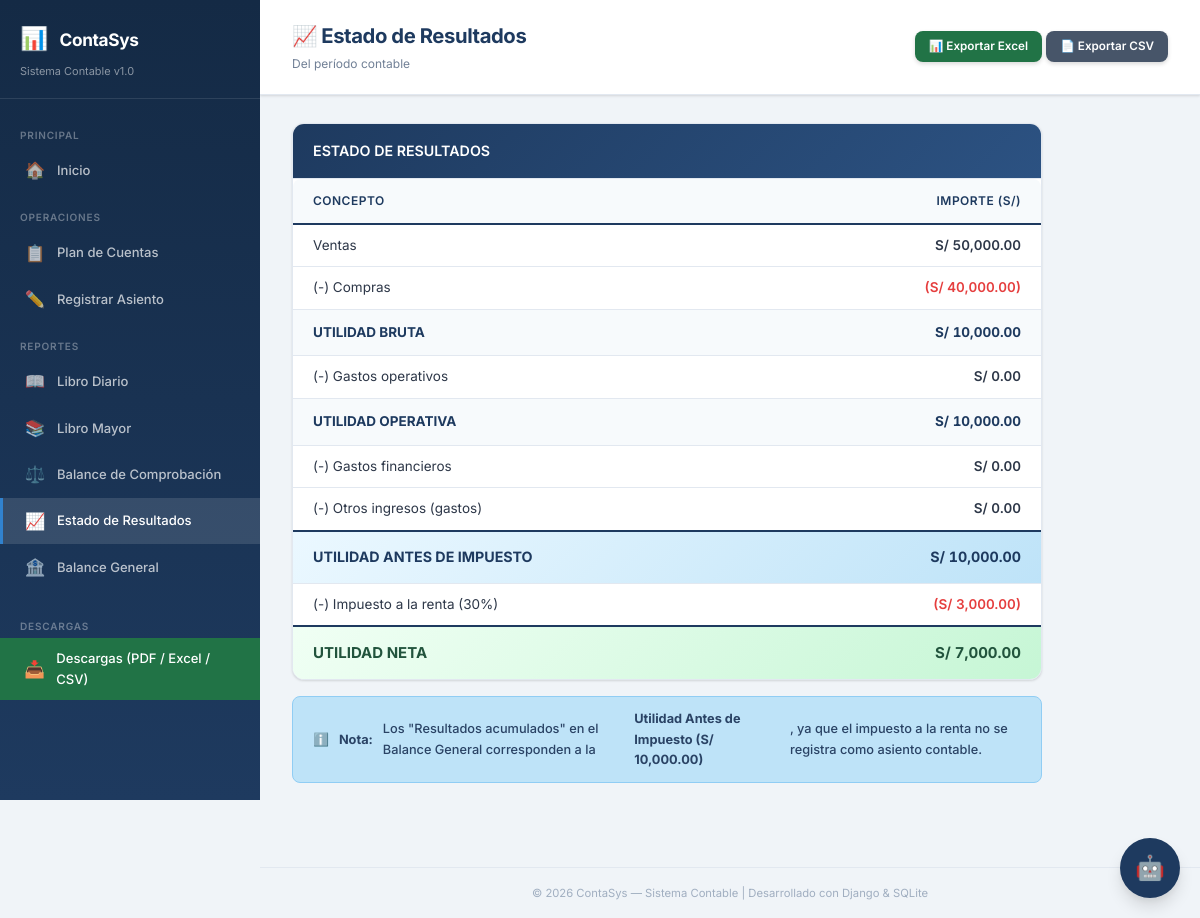
/reportes/estado-resultados/, run on an earlier commit of the app's database.
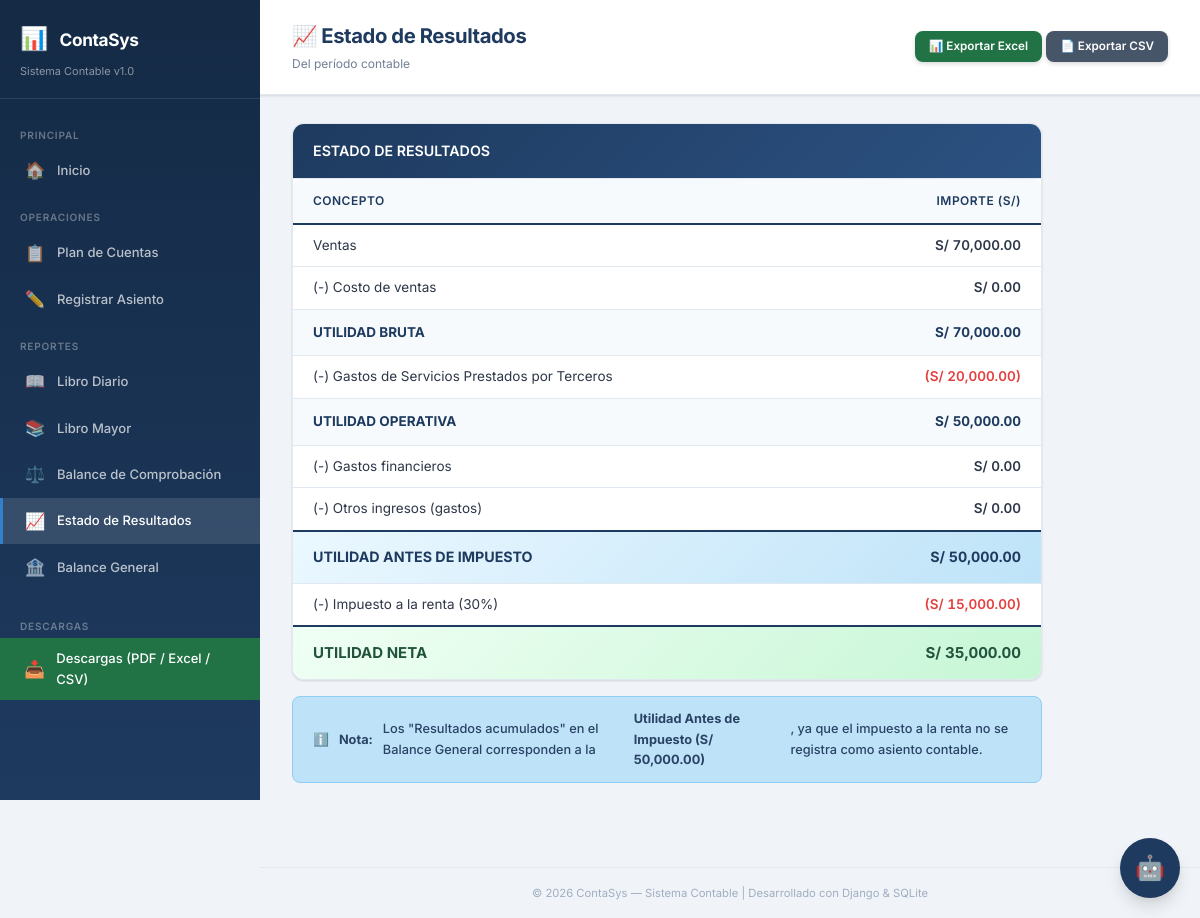
And on a later commit of the database.
### core/models.py (models this page shows, shortened)
class CuentaContable(models.Model):
    TIPO_CHOICES = [
        ('activo', 'Activo'),
        ('pasivo', 'Pasivo'),
        ('patrimonio', 'Patrimonio'),
        ('ingreso', 'Ingreso'),
        ('gasto', 'Gasto'),
    ]
    SUBCATEGORIA_CHOICES = [
        ('', 'General'),
        ('activo_corriente', 'Activo corriente'),
        ('existencias', 'Existencias'),
        ('activo_no_corriente', 'Activo no corriente'),
        ('pasivo', 'Pasivo'),
        ('patrimonio', 'Patrimonio'),
        ('gastos', 'Gastos'),
        ('ingresos', 'Ingresos'),
        ('costo_ventas', 'Costo de Ventas'),
        ('gasto_operativo', 'Gasto Operativo'),
        ('gasto_financiero', 'Gasto Financiero'),
        ('otro_ingreso', 'Otro Ingreso'),
        ('otro_gasto', 'Otro Gasto'),
    ]
    SUBCATEGORIAS_POR_TIPO = {
        'activo': ['activo_corriente', 'existencias', 'activo_no_corriente'],
        'pasivo': ['pasivo'],
        'patrimonio': ['patrimonio'],
        'gasto': ['gastos', 'costo_ventas', 'gasto_operativo', 'gasto_financiero', 'otro_gasto'],
        'ingreso': ['ingresos', 'otro_ingreso'],
    }
    codigo = models.CharField(max_length=20, unique=True, verbose_name='Código')
    nombre = models.CharField(max_length=200, verbose_name='Nombre')
    tipo = models.CharField(max_length=20, choices=TIPO_CHOICES, verbose_name='Tipo')
    subcategoria = models.CharField(
        max_length=20,
        choices=SUBCATEGORIA_CHOICES,
        blank=True,
        default='',
        verbose_name='Subcategoría'
    )
    class Meta:
        ordering = ['codigo']
        verbose_name = 'Cuenta Contable'
        verbose_name_plural = 'Cuentas Contables'

### core/views.py (the view)
# urls.py: path('reportes/estado-resultados/', views.estado_resultados, name='estado_resultados'),
def estado_resultados(request):
    def saldo_cuenta(cuenta):
        t_debe = cuenta.movimientos.filter(tipo='debe').aggregate(
            total=Sum('monto'))['total'] or Decimal('0')
        t_haber = cuenta.movimientos.filter(tipo='haber').aggregate(
            total=Sum('monto'))['total'] or Decimal('0')
        if cuenta.tipo == 'gasto':
            return t_debe - t_haber
        else:  # ingreso
            return t_haber - t_debe
    def obtener_items(queryset):
        items = []
        total = Decimal('0')
        for c in queryset:
            s = saldo_cuenta(c)
            if s != 0:
                items.append({'cuenta': c, 'saldo': s})
                total += s
        return items, total
    ventas, total_ventas = obtener_items(
        CuentaContable.objects.filter(tipo='ingreso').exclude(subcategoria='otro_ingreso')
    )
    costo_ventas, total_costo_ventas = obtener_items(
        CuentaContable.objects.filter(tipo='gasto', subcategoria='costo_ventas')
    )
    utilidad_bruta = total_ventas - total_costo_ventas
    gastos_operativos, total_gastos_operativos = obtener_items(
        CuentaContable.objects.filter(tipo='gasto').exclude(
            subcategoria__in=['costo_ventas', 'gasto_financiero', 'otro_gasto']
        )
    )
    utilidad_operativa = utilidad_bruta - total_gastos_operativos
    gastos_financieros, total_gastos_financieros = obtener_items(
        CuentaContable.objects.filter(tipo='gasto', subcategoria='gasto_financiero')
    )
    otros_ingresos, total_otros_ingresos = obtener_items(
        CuentaContable.objects.filter(tipo='ingreso', subcategoria='otro_ingreso')
    )
    otros_gastos, total_otros_gastos = obtener_items(
        CuentaContable.objects.filter(tipo='gasto', subcategoria='otro_gasto')
    )
    utilidad_antes_impuesto = (
        utilidad_operativa
        - total_gastos_financieros
        + total_otros_ingresos
        - total_otros_gastos
    )
    tasa_impuesto = Decimal('30')
    if utilidad_antes_impuesto > 0:
        impuesto = (utilidad_antes_impuesto * tasa_impuesto / Decimal('100')).quantize(Decimal('0.01'))
    else:
        impuesto = Decimal('0')
    utilidad_neta = utilidad_antes_impuesto - impuesto
    context = {
        'ventas': ventas, 'total_ventas': total_ventas,
        'costo_ventas': costo_ventas, 'total_costo_ventas': total_costo_ventas,
        'utilidad_bruta': utilidad_bruta,
        'gastos_operativos': gastos_operativos, 'total_gastos_operativos': total_gastos_operativos,
        'utilidad_operativa': utilidad_operativa,
        'gastos_financieros': gastos_financieros, 'total_gastos_financieros': total_gastos_financieros,
        'otros_ingresos': otros_ingresos, 'total_otros_ingresos': total_otros_ingresos,
        'otros_gastos': otros_gastos, 'total_otros_gastos': total_otros_gastos,
        'utilidad_antes_impuesto': utilidad_antes_impuesto,
        'tasa_impuesto': tasa_impuesto,
        'impuesto': impuesto,
        'utilidad_neta': utilidad_neta,
    }
    return render(request, 'estado_resultados.html', context)

### core/templatetags/contable_tags.py (called while the page is built)
@register.filter
def formato_moneda(valor):
    if valor is None:
        return 'S/ 0.00'
    try:
        valor = Decimal(str(valor))
        return f'S/ {valor:,.2f}'
    except Exception:
        return f'S/ {valor}'

### templates/estado_resultados.html (shortened to what the changed rows need)
{% extends 'base.html' %}
{% load contable_tags %}
{% block page_title %}📈 Estado de Resultados{% endblock %}
{% block content %}
<div style="max-width: 750px;">
    <div class="card">
        <div class="card-body" style="padding: 0;">
            <table class="eerr-table">
                <thead>
                    <tr>
                        <th style="width: 70%;">CONCEPTO</th>
                        <th class="text-right" style="width: 30%;">IMPORTE (S/)</th>
                    </tr>
                </thead>
                <tbody>
                    {% for item in ventas %}
                    <tr>
                        <td>{{ item.cuenta.nombre }}</td>
                        <td class="text-right monto">{{ item.saldo|formato_moneda }}</td>
                    </tr>
                    {% empty %}
                    <tr>
                        <td>Ventas</td>
                        <td class="text-right monto">S/ 0.00</td>
                    </tr>
                    {% endfor %}
                    {% for item in costo_ventas %}
                    <tr>
                        <td>(-) {{ item.cuenta.nombre }}</td>
                        <td class="text-right monto text-debe">({{ item.saldo|formato_moneda }})</td>
                    </tr>
                    {% empty %}
                    <tr>
                        <td>(-) Costo de ventas</td>
                        <td class="text-right monto">S/ 0.00</td>
                    </tr>
                    {% endfor %}
                    <tr class="eerr-subtotal">
                        <td class="text-right monto"><strong>{{ utilidad_bruta|formato_moneda }}</strong></td>
                    </tr>
                    {% for item in gastos_operativos %}
                    <tr>
                        <td>(-) {{ item.cuenta.nombre }}</td>
                        <td class="text-right monto text-debe">({{ item.saldo|formato_moneda }})</td>
                    </tr>
                    {% empty %}
                    <tr>
                        <td>(-) Gastos operativos</td>
                        <td class="text-right monto">S/ 0.00</td>
                    </tr>
                    {% endfor %}
                    <tr class="eerr-subtotal">
                        <td class="text-right monto"><strong>{{ utilidad_operativa|formato_moneda }}</strong></td>
                    </tr>
                    <tr class="eerr-total">
                        <td class="text-right monto"><strong>{{ utilidad_antes_impuesto|formato_moneda }}</strong></td>
                    </tr>
                    <tr>
                        <td>(-) Impuesto a la renta ({{ tasa_impuesto }}%)</td>
                        <td class="text-right monto text-debe">
                            {% if impuesto %}
                                ({{ impuesto|formato_moneda }})
                            {% else %}
                                S/ 0.00
                            {% endif %}
                        </td>
                    </tr>
                    <tr class="eerr-resultado">
                        <td class="text-right monto"><strong>{{ utilidad_neta|formato_moneda }}</strong></td>
                    </tr>
                </tbody>
            </table>
        </div>
    </div>
    <div class="alert alert-info" style="margin-top: 16px;">
        ℹ️ <strong>Nota:</strong> Los "Resultados acumulados" en el Balance General
        corresponden a la <strong>Utilidad Antes de Impuesto ({{ utilidad_antes_impuesto|formato_moneda }})</strong>,
        ya que el impuesto a la renta no se registra como asiento contable.
    </div>
</div>
{% endblock %}

What changed in the data, as far as the page shows it:
no longer on this page (row unchanged): CuentaContable: cuenta.nombre "Compras", saldo "S/ 40,000.00"
computed for CuentaContable "Ventas": saldo "S/ 50,000.00" → "S/ 70,000.00"
added CuentaContable: cuenta.nombre "Gastos de Servicios Prestados por Terceros", saldo "S/ 20,000.00"
Also different on the page:
{{ utilidad_bruta|formato_moneda }}: "S/ 10,000.00" → "S/ 70,000.00"
{{ utilidad_operativa|formato_moneda }}: "S/ 10,000.00" → "S/ 50,000.00"
{{ utilidad_antes_impuesto|formato_moneda }}: "S/ 10,000.00" → "S/ 50,000.00"
{{ impuesto|formato_moneda }}: "S/ 3,000.00" → "S/ 15,000.00"
{{ utilidad_neta|formato_moneda }}: "S/ 7,000.00" → "S/ 35,000.00"
text no longer shown: "(-) Gastos operativos"
text now shown: "(-) Costo de ventas"
